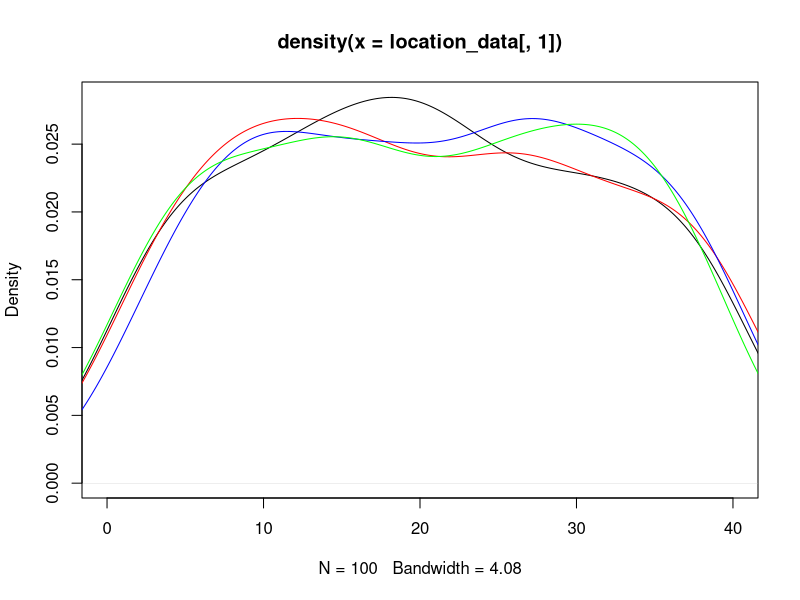
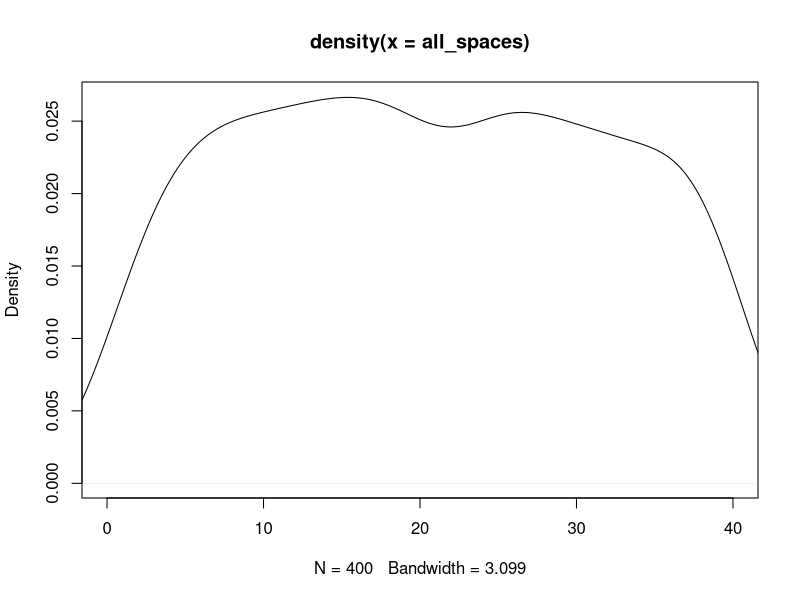
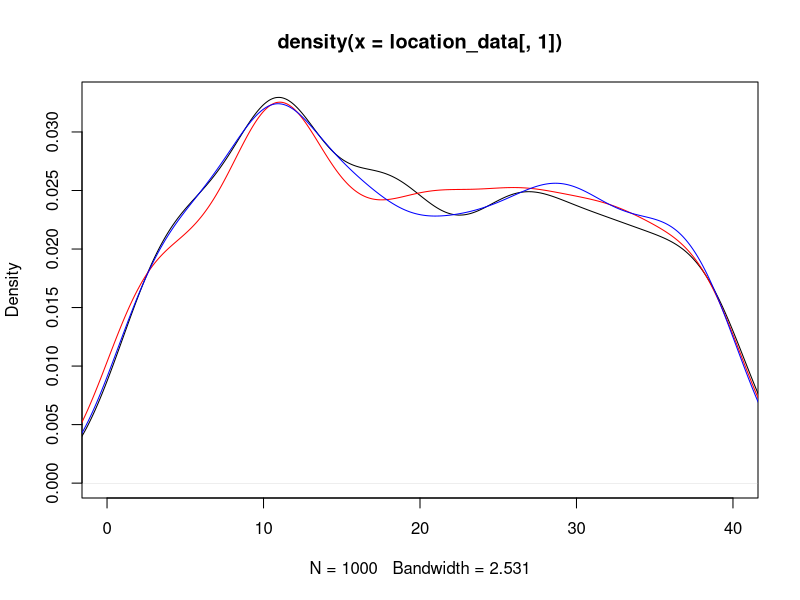
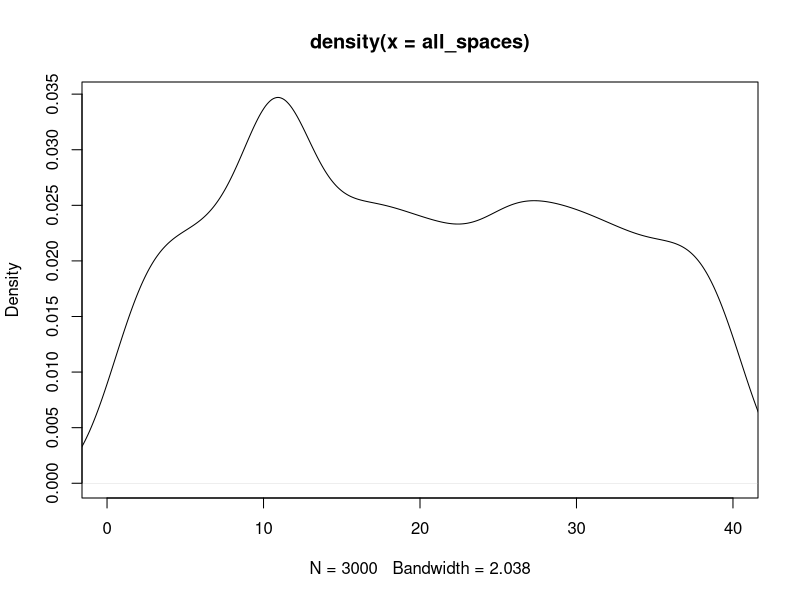
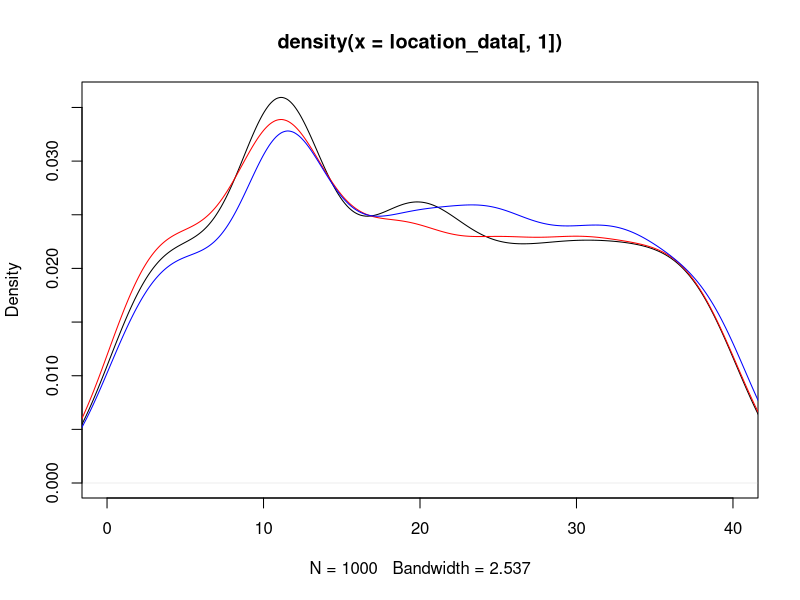
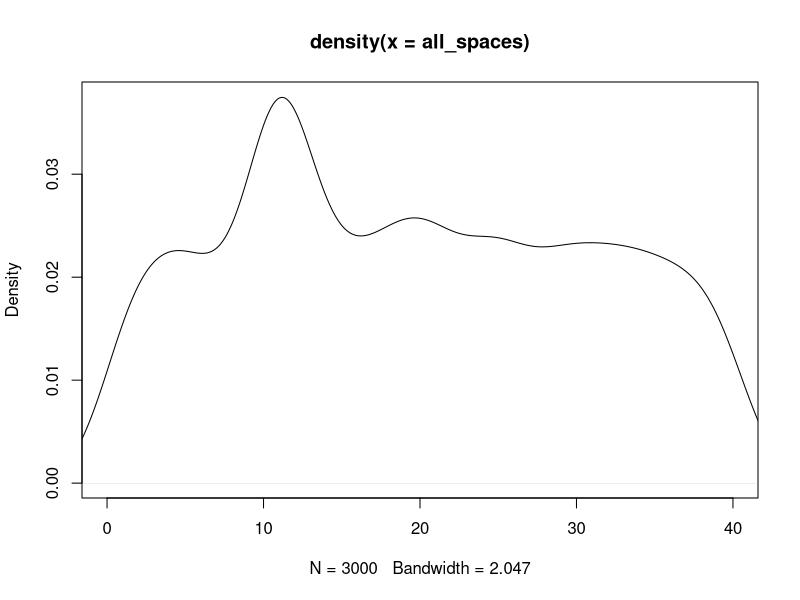

Source code (R) for these figures, in order: (Note: this script raises an error after producing the figures.)
## ---- chunk 1
knitr::opts_chunk$set(echo = TRUE)
## ---- chunk 2
#libraries
library(dplyr)
library(ggplot2)
## ---- chunk 3
#Kayleigh
##LET'S GET MOVING

monopolyBoard <- read.csv("MonopolyBoard.csv", header = T)
monopolyBoard

# Using dice rolls to determine where a player will land on the board
#input: "location"; a number 1-40; where the player is on the board
#output: the amount of spaces the player will move until they are on their new location

#note that this is only accounting for standard dice rolls, no special rules yet...

lets_move = function(location) {
  dice_roll_1 <- sample(1:6, 1, replace = TRUE)
  dice_roll_2 <- sample(1:6, 1, replace = TRUE)
  
  roll_total <- sum(dice_roll_1, dice_roll_2)
  roll_double <- dice_roll_1 == dice_roll_2
  
    location = location + roll_total
    
  if (location <= 40) {
    location = location
  } else {
    location = location - 40
  }
  
  space = monopolyBoard$name[monopolyBoard$spaces == location]
  
  print("You're moving forward...")
  print(roll_total)
  
  print("You're on space...")
  print(location)
  
  #print(space) #This prints out the name of the space that they land on. 
}

#testers
lets_move(1)
lets_move(25)
lets_move(38)
lets_move(40)



#A function to move players around the board and to play Monopoly!
#input: "turns"; the amount of turns we should take
#output: a player's new location on the board

lets_play = function(turns) {
  location = 1
  print("Starting Location: GO!")
  for (i in 1:turns) {
    location = lets_move(location)
  }
  print("You've landed on...")
  return(location)
}



lets_play(10) #tester #in this example if you look at a reference monopoly board and "walk" your way around the board with each move being the number in each output, you'll land on the space on the board corresponding to the final output (when counting "GO" as 1 and/or 40) 

#testers 
#"lets_move" and "lets_play" have both been edited to print out phrases for each roll and move to make it easier to determine how the player is moving. 
#"You're moving forward..." gives the player's roll
#"You're on space..." is the players position after 1 turn/"lets_move"
  # Later try to switch this print statement to the name of the spot that the player is on 
#"You've landed on..." gives the final location after running "lets_play" for "x" turns.
  # Later try to switch this print statement to the name of the spot that the player is on 

lets_play(3)
lets_play(10)

## ---- chunk 4
##DOUBLE DOWN

##WORK IN PROGRESS

#A function using dice rolls to determine how many spaces a player will move with the additional rules for "doubles" in Monopoly
#input: "location"; a number 1-40 where the player is on the board
#outut: the number of spaces the player will move on the board, with the special case of rolling three "doubles" and landing in jail
double_down = function(location) {
  dice_roll_1 <- sample(1:6, 1, replace = TRUE)
  dice_roll_2 <- sample(1:6, 1, replace = TRUE)
  
  roll_total <- sum(dice_roll_1, dice_roll_2)
  roll_double <- dice_roll_1 == dice_roll_2
  
  print("roll was")
  print(roll_total)
    
  if (roll_double) {
    
    dice_roll_3 <- sample(1:6, 1, replace = TRUE)
    dice_roll_4 <- sample(1:6, 1, replace = TRUE)
    
    roll_total_2 <- sum(dice_roll_3, dice_roll_4)
    roll_double_2 <- dice_roll_3 == dice_roll_4
    
    print("roll double was")
    print(roll_total_2)

    
    if (roll_double_2) {
      dice_roll_5 <- sample(1:6, 1, replace = TRUE)
      dice_roll_6 <- sample(1:6, 1, replace = TRUE)
      
      roll_total_3 <- sum(dice_roll_5, dice_roll_6)
      roll_double_3 <- dice_roll_5 == dice_roll_6
      
      print("roll double was")
      print(roll_total_3)
      
      if (roll_double_3) {
        location = 11 #Jail
        print("doubles, doubles, doubles")
        print("You're going to JAIL!")
        
      } else {
        location = location + roll_total + roll_total_2 + roll_total_3
        print("doubles, doubles, not doubles")
        print("You're moving forward...")
        print(roll_total + roll_total_2 + roll_total_3)
      }
    } else {
      location = location + roll_total + roll_total_2
      print("doubles, not doubles")
      print("You're moving forward...")
      print(roll_total+roll_total_2)
    }
  } else {
    location = location + roll_total
    print("no doubles")
    print("You're moving forward...")
    print(roll_total)
  }

    
  if (location <= 40) {
    location = location
  } else {
    location = location - 40
  }

  
  print("You're on space...")
  print(location)
}

double_down(1)
#text out in the function is kinda funky right but it's just to make sure its working right
#In final version switch all dice rolls to sample(1:6,...)

## ---- chunk 5
##CHANCE AND COMMUNITY CHEST CARDS
Card_Numbers <- c(1, 2, 3, 4, 5, 6, 7, 8, 9, 10, 11, 12, 13, 14, 15, 16)

Chance_Cards <- c("Advance to Boardwalk", "Advance to Go (Collect $200)", "Advance to Illinois Avenue. If you pass Go, collect $200", "Advance to St. Charles Place. If you pass Go, collect $200", "Advance to the nearest Railroad. If unowned, you may buy it from the Bank. If owned, pay owner twice the rental to which they are otherwise entitled", "Advance to the nearest Railroad. If unowned, you may buy it from the Bank. If owned, pay owner twice the rental to which they are otherwise entitled", "Advance token to nearest Utility. If unowned, you may buy it from the Bank. If owned, throw dice and pay owner a total ten times amount thrown", "Bank pays you dividend of $50", "Get Out of Jail Free", "Go Back 3 Spaces", "Go to Jail. Go directly to Jail, do not pass Go, do not collect $200", "Make general repairs on all your property. For each house pay $25. For each hotel pay $100", "Speeding fine $15", "Take a trip to Reading Railroad. If you pass Go, collect $200", "You have been elected Chairman of the Board. Pay each player $50", "Your building loan matures. Collect $150")

Chance <- data.frame(Chance_Cards, Card_Numbers)
Chance
##Chance cards to move a player to a new space:
  #1 -> Advance to Boardwalk (space 40)
  #2 -> Advance to Go (space 1)
  #3 -> Advance to Illinois Avenue (space 25)
  #4 -> Advance to St. Charles Place (space 12)
  #5 -> Advance to nearest Railroad (space(s) 6, 16, 26, 36)
  #6 -> Advance to nearest Railraod (space(s) 6, 16, 26, 36)
  #7 -> Advance to nearest Utility (space(s) 13, 29)
  #11 -> Go to Jail (space 11)
  #14 -> Take a trip to Reading Railroad (space 6)

Community_Chest_Cards <- c("Advance to Go (Collect $200)", "Bank error in your favor. Collect $200", "Doctor’s fee. Pay $50", "From sale of stock you get $50", "Get Out of Jail Free", "Go to Jail. Go directly to jail, do not pass Go, do not collect $200", "Holiday fund matures. Receive $100", "Income tax refund. Collect $20", "It is your birthday. Collect $10 from every player", "Life insurance matures. Collect $100", "Pay hospital fees of $100", "Pay school fees of $50", "Receive $25 consultancy fee", "You are assessed for street repair. $40 per house. $115 per hotel", "You have won second prize in a beauty contest. Collect $10", "You inherit $100")

Community_Chest <- data.frame(Community_Chest_Cards, Card_Numbers)
Community_Chest

##Community Chest Cards that move a player to a new space:
  #1 -> Advance to GO (space 1)
  #5 -> Go to Jail (space 11)

## ---- chunk 6
# heidi

#the function "who_goes_first" simulates the initial roll before the game begins in order to determine which player goes first
# input is a number of how many players are going to be playing
# output is the value of each players roll and the player that will start the game based on who had the highest roll
who_goes_first <- function(num_players){
  initial_rolls <- c()
  for (i in 1:num_players) {
    player_i_roll <- sum(sample(1:6, 2, replace=TRUE))
    initial_rolls <- c(initial_rolls, player_i_roll) # vector of every player's roll
    print(paste("Player", i, "rolled", player_i_roll))
  }
  cat("\n")
  if(sum(initial_rolls == max(initial_rolls)) >= 2){
    while (sum(initial_rolls == max(initial_rolls)) >= 2) { # if players tied for highest number
      tied_players <- which(initial_rolls==max(initial_rolls)) # identify which players tied
      print("It's a tie! Roll again")
      cat("\n")
      tie_breaker_rolls <- c()
      for (i in tied_players) { # tied players roll again
       player_i_roll2 <- sum(sample(1:6, 2, replace=TRUE))
       tie_breaker_rolls <- c(tie_breaker_rolls, player_i_roll2)
       print(paste("Player", i, "rolled", player_i_roll2))
      }
      initial_rolls <- tie_breaker_rolls
      highest_roll <- max(tie_breaker_rolls)
      highest_player2 <- tied_players[which(tie_breaker_rolls == highest_roll)]
    }
    cat("\n")
    print(paste("Player", highest_player2, "goes first!"))
  }
  else {
    highest_player <- which.max(initial_rolls) # who rolled the highest number
    print(paste("Player", highest_player, "goes first!"))
  }
}

who_goes_first(4) # test function

## ---- chunk 7
# Olivia
# Website for data: https://stat-jet-asu.github.io/Datasets/InstructorDescriptions/monopoly.html

monopolyBoard <- read.csv("MonopolyBoard.csv", header = T)
head(monopolyBoard)

# Kayleigh's lets_play function from above incorporating players and density plots
# uses lets_move function from above
# input: turns, # of turns to iterate through; players, number of players (2-4)
# output: density plot with a line for each player's frequency of spaces landed on 
# & density plot for the combined frequency of spaces landed on for all players

lets_play = function(turns, players) {
  location_data <- as.data.frame(matrix(nrow = turns, ncol = players))
  
for (j in 1:players) {
  location = 1
  
  for (i in 1:turns) {
    
    location = lets_move(location)
    location_data[i,j] <- location
    }
  }
  
  # creates density plot of frequency of landing on each space for each player
  plot(density(location_data[,1]), xlim = c(0,40), col = "black")
  
  colors <- c("red", "blue", "green")
  
  for (k in 2:players) {
  lines(density(location_data[,k]), col = colors[k-1]) # adds a density line for each player after the first
  }
  
  # creates density plot for total frequency landing on each space (all players spaces included)
  all_spaces <- as.vector(as.matrix(location_data))
  plot(density(all_spaces), xlim = c(0,40), col = "black")
  
}
lets_play(100, 4)

## ---- chunk 8
# 3 -- including jail and double rolls

lets_move2 = function(location) {
  dice_roll_1 <- sample(1:6, 1, replace = TRUE)
  dice_roll_2 <- sample(1:6, 1, replace = TRUE)
  
  roll_total <- sum(dice_roll_1, dice_roll_2)
  roll_double <- dice_roll_1 == dice_roll_2
  
    location = location + roll_total # updates location to be previous location + roll total
    double3 = "false" # double3 is assigned "true" if the player double rolls 3x (as seen in if statement below), otherwise it is assigned "false" 
    
  # first double roll -> roll again
  if (roll_double == TRUE) {
    dice_roll_3 <- sample(1:6, 1, replace = TRUE)
    dice_roll_4 <- sample(1:6, 1, replace = TRUE)
    
    roll_total2 <- sum(dice_roll_3, dice_roll_4)
    roll_double2 <- dice_roll_3 == dice_roll_4
    
    location = location + roll_total2
    double3 = "false"
    
    # if player is at a location past 40, subtract 40 so they go back to the GO space at location "41"
    # this is included in each if statement below so that it applies if player has to roll again
    if (location <= 40) {
      location = location
    } else {
      location = location - 40
    }
     
      # second double roll -> roll again
      if (roll_double2 == TRUE) {
        dice_roll_5 <- sample(1:6, 1, replace = TRUE)
        dice_roll_6 <- sample(1:6, 1, replace = TRUE)
    
        roll_total3 <- sum(dice_roll_5, dice_roll_6)
        roll_double3 <- dice_roll_5 == dice_roll_6
    
        location = location + roll_total3
        double3 = "false"
        
        if (location <= 40) {
          location = location
        } else {
          location = location - 40
        }
        
        # third double roll -> go to jail
          if (roll_double3 == TRUE) {
            location = monopolyBoard$spaces[monopolyBoard$name == "Jail"]
            double3 = "true"
          }
      }
  }  
    
  if (location <= 40) {
    location = location
  } else {
    location = location - 40
  }
  
  listdata <- (list(location, double3)) # creates list for outputs "location" and "double3"
  # if you need to access location from this function, use lets_move2(location)[[1]]
  # if you need to access double3, use lets_move2(double3)[[2]]
  return(listdata)
  
}




lets_play2 = function(turns, players) {
  
  location_data <- as.data.frame(matrix(nrow = turns, ncol = players)) # dataframe will keep data for locations of players for each turn
  double3data <- as.data.frame(matrix(nrow = turns, ncol = players)) # dataframe will say "true" if player double rolled 3x (which lands them in jail) and "false" if they didn't double roll 3x
  
  for (j in 1:players) { # rotates through each player
    location = 1 # each player starts at location 1
    double3 = 0 # initializing "double3" which will be later assigned a "true" or "false" based on if player double rolled 3x
  
    for (i in 1:turns) { # iterates through number of turns
      
        location = lets_move2(location)[[1]] # takes location from lets_move2 function and assigns it to location
        location_data[i,j] <- as.integer(location) # puts location value into the dataframe of locations for each player
        double3data[i,j] <- lets_move2(double3)[[2]] # takes "true" or "false" value from double3 and adds it to double3data dataframe
        
      # deals with landing in jail from "go to jail" space and staying there for next 3 turns
      if (31 %in% location_data[i-1,j]) { # if you landed on 31 in the last turn (i-1 turn), you go to jail (space 11) for the ith turn
        location <- 11
        location_data[i,j] <- as.integer(location) # new location is 11
      } else if (11 %in% location_data[i-1,j] & 31 %in% location_data[i-2,j]) { # if you were on space 11 last turn AND you were on space 31 2 turns ago, you stay in jail (space 11) for turn i
        location <- 11
        location_data[i,j] <- as.integer(location)
      } else if (11 %in% location_data[i-2,j] & 31 %in% location_data[i-3,j]) {
        location <- 11
        location_data[i,j] <- as.integer(location)
      }
        
      # landing in jail from 3x double roll and staying there for next 3 turns
      if (11 %in% location_data[i,j] & "true" %in% double3data[i-1,j]) { # if player's location is 11 (jail) and double3data is"true" (player double rolled 3x), player stays in jail. all 3 if/else if statements keep player in jail for the next 3 turns
        location <- 11
        location_data[i,j] <- as.integer(location)
      } else if (11 %in% location_data[i-1,j] & "true" %in% double3data[i-2,j]) { # 
        location <- 11
        location_data[i,j] <- as.integer(location)
      } else if (11 %in% location_data[i-2,j] & "true" %in% double3data[i-3,j]) {
        location <- 11
        location_data[i,j] <- as.integer(location)
      }
        
    }
  }
  #print(location_data)
  
  # creates density plot of frequency of landing on each space for each player
  plot(density(location_data[,1]), xlim = c(0,40), col = "black")
  
  colors <- c("red", "blue", "green")
  
  for (k in 2:players) {
    lines(density(location_data[,k]), col = colors[k-1]) # adds a density line for each player after the first
  }
  
  # creates density plot for total frequency landing on each space (all players spaces included)
  all_spaces <- as.vector(as.matrix(location_data))
  plot(density(all_spaces), xlim = c(0,40), col = "black")
  
}
 
lets_play2(1000, 3)

# how should we go about recording spaces landed on when double rolls occur?

Chance
Community_Chest
## ---- chunk 9
#4 - Kayleigh and Maddie 
#Chance - spaces 8, 23, 37
#Community Chest - spaces 3, 18, 34
Chance

Drawing_Chance = function(location) {
  location = location
  draw_card <- sample(1:16, 1, replace = TRUE)
  player_card <- Chance$Chance_Cards[draw_card]
  print(player_card)
  
      if(draw_card == 1) {
        location = 1
      }
      
      if(draw_card == 2) {
        location = 1
      }
      
      if(draw_card == 3) {
        location = 25
      }
  
      if(draw_card == 4){
        location = 12
      }
    
      if(draw_card == 5){
        if(location >= 37 && location <= 5){
              location = 6
            } else {
              if (location >= 6 && location <= 15){
                location = 16
              } else {
                if(location >= 16 && location <= 25){
                  location = 26
                } else {
                  location = 36
                }
              }
            }
    }
  
    if(draw_card == 6){
        if(location >= 37 && location <= 5){
              location = 6
            } else {
              if (location >= 6 && location <= 15){
                location = 16
              } else {
                if(location >= 16 && location <= 25){
                  location = 26
                } else {
                  location = 36
                }
              }
            }
    }
  
    if(draw_card == 7){
        if(location >= 29 && location <= 12){
              location = 13
            } else {
              location = 29
    }
  }
  
    if(draw_card == 11) {
      location = 11
    }
  
    if(draw_card == 14) {
      location = 6
    }
  
    if(draw_card == 10) {
      location = location - 3
    }
  
    location = location
    return(location)
}

Drawing_Community_Chest = function(location) {
  location = location
  draw_card_chest <- sample(1:16, 1, replace = TRUE)
  player_card_chest <- Community_Chest$Community_Chest_Cards[draw_card_chest]
  print(player_card_chest)
  print(location)
  
  if (draw_card_chest == 1) {
    location = 1
  } else {
    if (draw_card_chest == 6) {
    location = 11
    } else {
      location = location
    }
  
  }
  
  location = location 
  return(location)
}


lets_move3 = function(location) {
  dice_roll_1 <- sample(1:6, 1, replace = TRUE)
  dice_roll_2 <- sample(1:6, 1, replace = TRUE)
  
  roll_total <- sum(dice_roll_1, dice_roll_2)
  roll_double <- dice_roll_1 == dice_roll_2
  
    location = location + roll_total
    double3 = "false"

  if (location <= 40) {
      location = location
  } else {
      location = location - 40
  }

  
  if(location == 8 || location == 23 || location == 27) {
    location = Drawing_Chance(location)

  }
  
  if(location == 3 || location == 18 || location == 34) {
    location = Drawing_Community_Chest(location)

  }
    
  # first double roll -> roll again
  if (roll_double == TRUE) {
    dice_roll_3 <- sample(1:6, 1, replace = TRUE)
    dice_roll_4 <- sample(1:6, 1, replace = TRUE)
    
    roll_total2 <- sum(dice_roll_3, dice_roll_4)
    roll_double2 <- dice_roll_3 == dice_roll_4
    
    location = location + roll_total2
    double3 = "false"
    
    if (location <= 40) {
      location = location
    } else {
      location = location - 40
    }
    
    
    if(location == 8 || location == 23 || location == 27) {
    location = Drawing_Chance(location)
    }
  
  if(location == 3 || location == 18 || location == 34) {
    location = Drawing_Community_Chest(location)
    }
     
      # second double roll -> roll again
      if (roll_double2 == TRUE) {
        dice_roll_5 <- sample(1:6, 1, replace = TRUE)
        dice_roll_6 <- sample(1:6, 1, replace = TRUE)
    
        roll_total3 <- sum(dice_roll_5, dice_roll_6)
        roll_double3 <- dice_roll_5 == dice_roll_6
    
        location = location + roll_total3
        double3 = "false"
        
        if (location <= 40) {
          location = location
        } else {
          location = location - 40
        }
        
        if(location == 8 || location == 23 || location == 27) {
          location = Drawing_Chance(location)
        }
  
        if(location == 3 || location == 18 || location == 34) {
          location = Drawing_Community_Chest(location)
         
        }
        
        # third double roll -> go to jail
          if (roll_double3 == TRUE) {
            location = monopolyBoard$spaces[monopolyBoard$name == "Jail"]
            double3 = "true"
          }
      }
  }  
   
  location = location 
  listdata <- (list(location, double3))
  return(listdata)
  
}

lets_move3(1)


lets_play3 = function(turns, players) {
  
  location_data <- as.data.frame(matrix(nrow = turns, ncol = players))
  double3data <- as.data.frame(matrix(nrow = turns, ncol = players))
  
  for (j in 1:players) {
    location = 1
    double3 = 0
  
    for (i in 1:turns) {
      
        location = lets_move3(location)[[1]]
        location_data[i,j] <- as.integer(location)
        double3data[i,j] <- lets_move3(double3)[[2]]
        
      # deals with landing in jail from "go to jail" space and staying there for next 3 turns
      if (31 %in% location_data[i-1,j]) { # if you land on 31 (go to jail), next location is in jail (space 11)
        location <- 11
        location_data[i,j] <- as.integer(location)
      } else if (11 %in% location_data[i-1,j] & 31 %in% location_data[i-2,j]) {
        location <- 11
        location_data[i,j] <- as.integer(location)
      } else if (11 %in% location_data[i-2,j] & 31 %in% location_data[i-3,j]) {
        location <- 11
        location_data[i,j] <- as.integer(location)
      }
        
      # landing in jail from 3x double roll and staying there for next 3 turns
      if (11 %in% location_data[i,j] & "true" %in% double3data[i-1,j]) { # "true" means player double rolled 3x -> jail
        location <- 11
        location_data[i,j] <- as.integer(location)
      } else if (11 %in% location_data[i-1,j] & "true" %in% double3data[i-2,j]) { # 
        location <- 11
        location_data[i,j] <- as.integer(location)
      } else if (11 %in% location_data[i-2,j] & "true" %in% double3data[i-3,j]) {
        location <- 11
        location_data[i,j] <- as.integer(location)
      }
        
    }
  }
  #print(location_data)
  
  # creates density plot of frequency of landing on each space for each player
  plot(density(location_data[,1]), xlim = c(0,40), col = "black")
  
  colors <- c("red", "blue", "green")
  
  for (k in 2:players) {
    lines(density(location_data[,k]), col = colors[k-1]) # adds a density line for each player after the first
  }
  
  # creates density plot for total frequency landing on each space (all players spaces included)
  all_spaces <- as.vector(as.matrix(location_data))
  plot(density(all_spaces), xlim = c(0,40), col = "black")
  
}

lets_play3(1000,3)
## ---- chunk 10

monopolyBoard1 <- read.csv("MonopolyBoard.csv", header = T)
head(monopolyBoard1)

kaciesboard <- monopolyBoard1 %>% select(., "name", "type", "color", "spaces")
kaciestibble <- as_tibble(kaciesboard)
kaciestibble

freq <- kaciestibble %>% ggplot(., mapping=aes(x="names" )) +geom_freqpoly()

freq
 
## ---- chunk 11
#hello
dice_roll <- sum(sample(1:6, 2, replace = TRUE))
dice_roll
